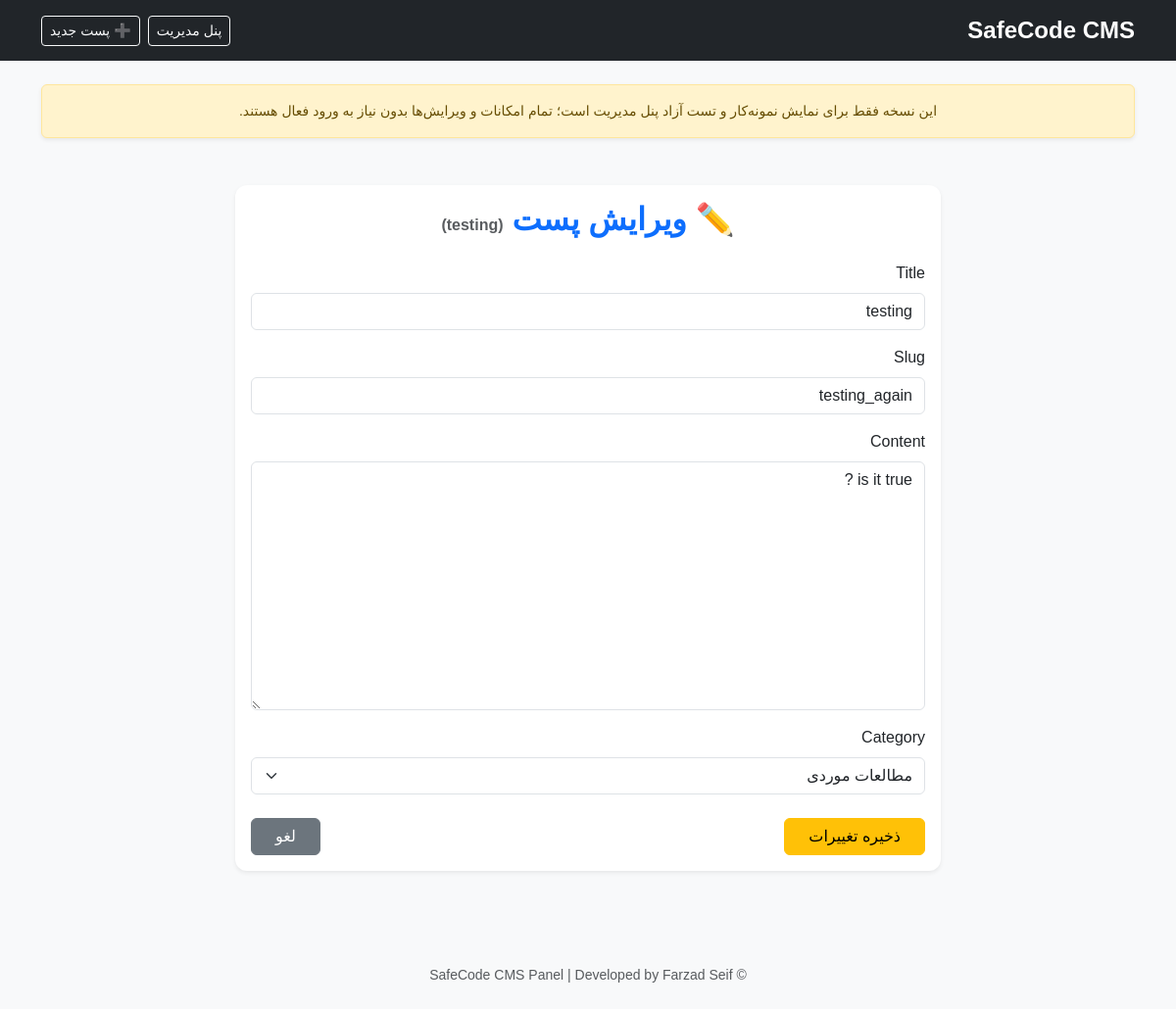
The page /blog/edit/testing_again/ on the database its author committed.
### blog/models.py (models this page shows, shortened)
class Post(models.Model):
    title = models.CharField(max_length=200, verbose_name="title")
    content = models.TextField(verbose_name="content")
    category = models.ForeignKey(Category, on_delete=models.SET_NULL, null=True, blank=True, verbose_name="category")
    created_at = models.DateTimeField(default=timezone.now, verbose_name="start date")
    updated_at = models.DateTimeField(auto_now=True, verbose_name="update date")
    slug = models.SlugField(unique=True, blank=True, verbose_name="slug")

### blog/views.py (the view)
# urls.py: path('edit/<slug:slug>/', views.post_edit, name='post_edit'),
def post_edit(request, slug):
    post = get_object_or_404(Post, slug=slug)
    if request.method == 'POST':
        form = PostForm(request.POST, instance=post)
        if form.is_valid():
            form.save()
            messages.success(request, "پست با موفقیت ویرایش شد.")
            return redirect('blog:dashboard')
    else:
        form = PostForm(instance=post)
    return render(request, 'blog/post_edit.html', {'form': form, 'post': post})

### blog/forms.py (shortened to what this page needs)
class PostForm(forms.ModelForm):
    class Meta:
        model = Post
        fields = ['title', 'slug', 'content', 'category']  # یا هر فیلدی که داری

### blog/models.py (called while the page is built)
    def __str__(self):
        return self.name

### blog/templates/blog/post_edit.html (shortened to what this page needs)
{% extends "blog/dashboard_base.html" %}
{% load widget_tweaks %}
{% block content %}
<div class="container py-4" dir="rtl">
  <div class="row justify-content-center">
    <div class="col-md-8">
      <div class="card shadow-sm border-0">
        <div class="card-body">
          <h2 class="mb-4 text-primary text-center">
            ✏️ ویرایش پست
            <span class="fs-6 text-muted">({{ post.title }})</span>
          </h2>
          <form method="post" novalidate>
            {% for field in form %}
              <div class="mb-3">
                <label for="{{ field.id_for_label }}" class="form-label">{{ field.label }}</label>
                {% if field.field.widget.input_type == "textarea" %}
                  {{ field|add_class:"form-control" }}
                {% elif field.field.widget.input_type == "select" %}
                  {{ field|add_class:"form-select" }}
                {% else %}
                  {{ field|add_class:"form-control" }}
                {% endif %}
              </div>
            {% endfor %}
            <div class="d-flex justify-content-between mt-4">
              <button type="submit" class="btn btn-warning px-4">ذخیره تغییرات</button>
              <a href="{% url 'blog:dashboard' %}" class="btn btn-secondary px-4">لغو</a>
            </div>
          </form>
        </div>
      </div>
    </div>
  </div>
</div>
{% endblock %}

### blog/static/blog/blog.css (style rules this page uses)
.card { transition: transform 0.3s ease, box-shadow 0.3s ease; border-radius: 12px; }
h2 { font-weight: bold; }

### blog/templates/blog/dashboard_base.html (style rules this page uses)
body, h1, h2, h3, h4, h5, h6, .form-control, .card, .btn { font-family: 'Shabnam', sans-serif !important; }

### rows shown on the page
Post: title "testing", form "testing" "testing_again" "is it true ?", form "مطالعات موردی"

### other values the page prints
{{ field.label }} "Title" "Slug" "Content" "Category"
